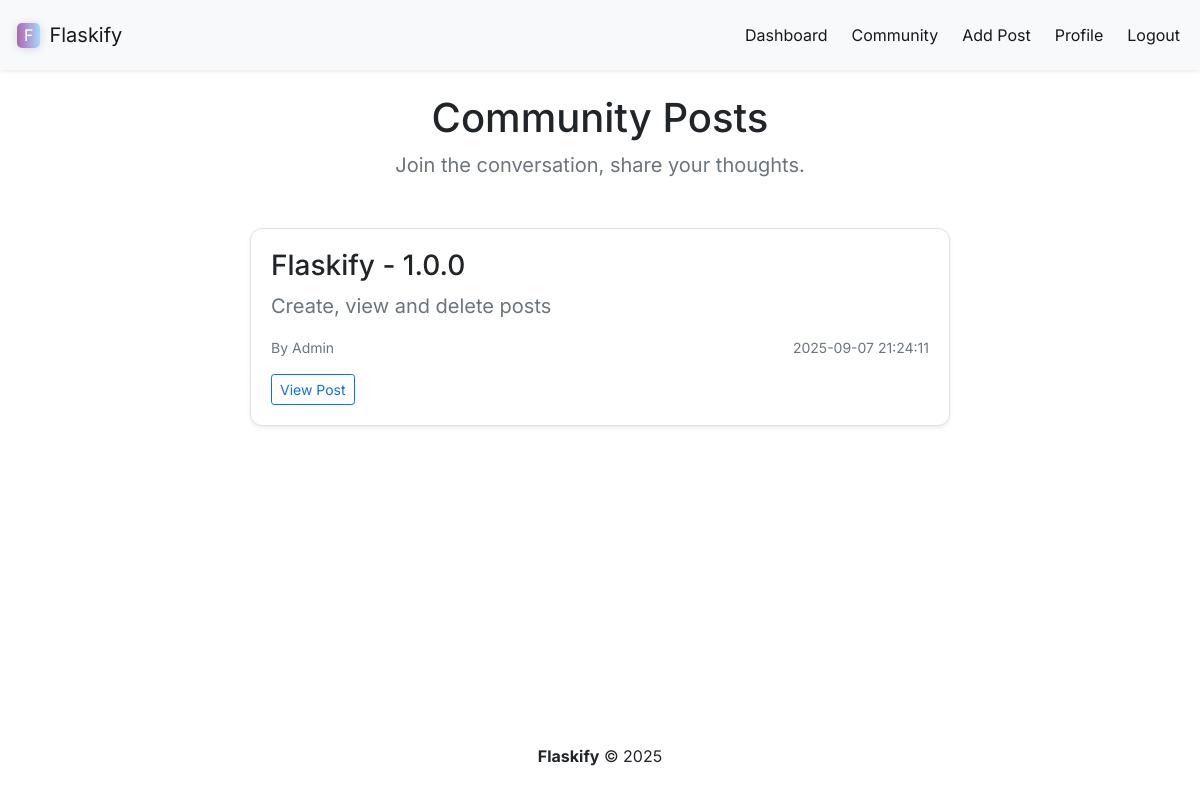
The app's page /posts (signed in), older data.
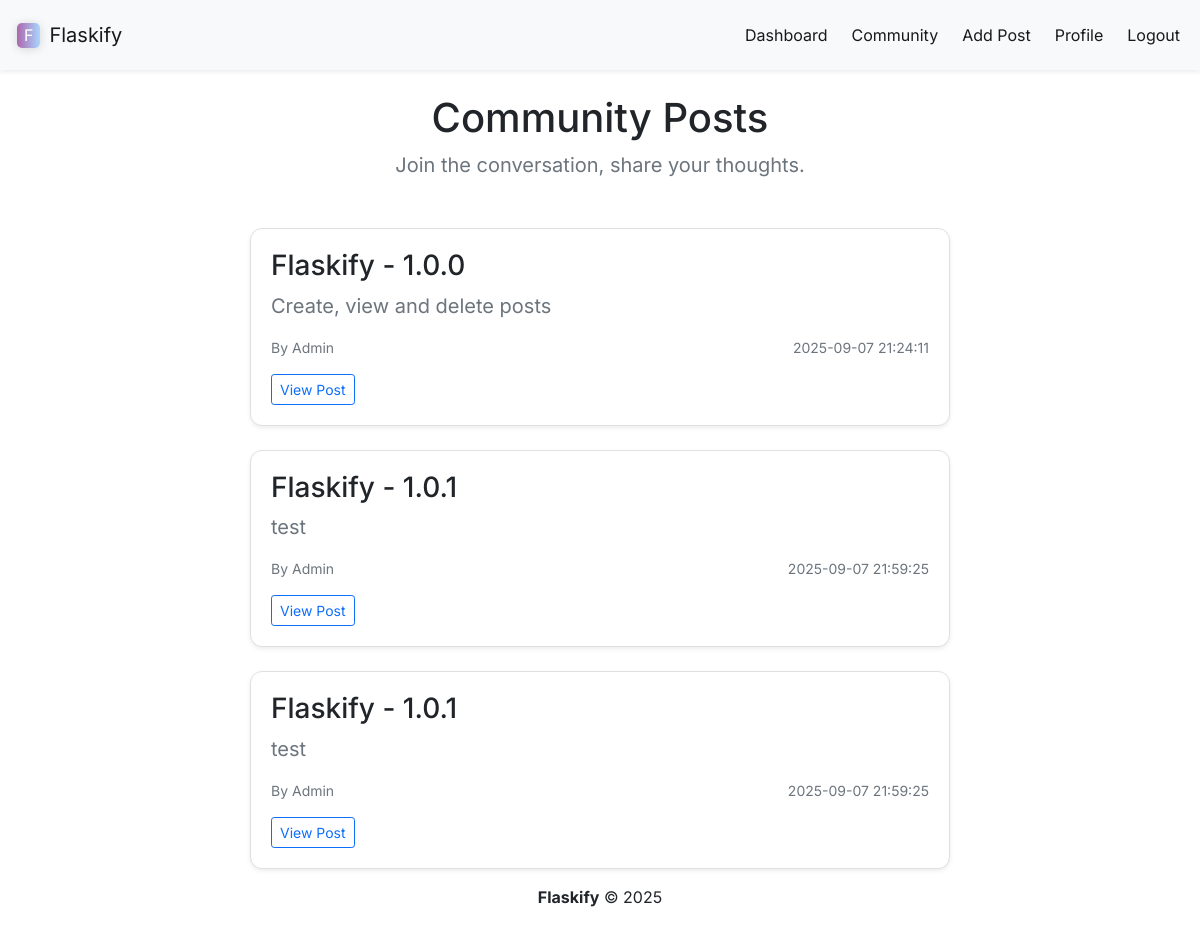
The same page, newer data.
### app.py (models this page shows)
class Posts(db.Model):
    id = db.Column(db.Integer, primary_key=True)
    title = db.Column(db.String(999))
    content = db.Column(db.Text)
    author = db.Column(db.String(999))
    date_posted = db.Column(db.DateTime, default=datetime.now(timezone.utc))
    slug = db.Column(db.String(255))

### app.py (the view)
@app.route('/posts')
@login_required
def posts():
    posts = Posts.query.order_by(Posts.date_posted)
    return render_template("posts.html", posts=posts)

### app.py (called while the page is built)
@login_manager.user_loader
def load_user(user_id):
    return Users.query.get(int(user_id))

### templates/posts.html
{% extends 'base.html' %}
{% block navigation_items %}
    <div class="collapse navbar-collapse" id="navbarSupportedContent">
        <ul class="navbar-nav ms-auto gap-2">
            <li class="nav-item">
                <a class="nav-link active" aria-current="page" href="{{url_for('dashboard')}}">Dashboard</a>
            </li>
            <li class="nav-item">
                <a class="nav-link active" aria-current="page" href="{{url_for('posts')}}">Community</a>
            </li>
            <li class="nav-item">
                <a class="nav-link active" aria-current="page" href="{{url_for('add_post')}}">Add Post</a>
            </li>
            <li class="nav-item">
                <a class="nav-link active" aria-current="page" href="{{url_for('profile')}}">Profile</a>
            </li>
            <li class="nav-item">
                <a class="nav-link active" aria-current="page" href="{{url_for('logout')}}">Logout</a>
            </li>
        </ul>
    </div>
{% endblock %}
{% block section %}
  <div class="text-center mb-5">
    <h1 class="font-for-text">Community Posts</h1>
    <p class="font-for-text text-muted fs-5">Join the conversation, share your thoughts.</p>
  </div>
  <div class="d-flex flex-column align-items-center gap-4 font-for-text">
    {% for post in posts %}
      <div class="post-container-styling bg-white shadow-sm">
        <h3 class="fw-semibold mb-2">{{ post.title }}</h3>
        <p class="fs-5 text-secondary mb-3">{{ post.content }}</p>
        <div class="d-flex justify-content-between text-muted small mb-3">
          <span>By {{ post.author }}</span>
          <span>{{ post.date_posted.strftime("%Y-%m-%d %H:%M:%S") }}</span>
        </div>
        <div class="d-flex flex-row gap-2">
            <div class="">
                <a class="btn btn-sm btn-outline-primary" href="{{ url_for('post', id=post.id) }}">
                    View Post
                </a>
            </div>
        </div>
      </div>
    {% endfor %}
  </div>
{% endblock %}

### templates/base.html (shortened to what this page needs)
<!DOCTYPE html>
<html lang="en">
<head>
    <link href="https://cdn.jsdelivr.net/npm/bootstrap@5.0.2/dist/css/bootstrap.min.css" rel="stylesheet">
    <link href="/static/style.css" rel="stylesheet">
</head>
<body class="d-flex flex-column min-vh-100">
    <nav class="navbar navbar-expand-lg navbar-light bg-light shadow-sm font-for-text" style="height: 70px;">
        <div class="container-fluid">
            <div class="d-flex align-items-center gap-1">
                <span class="logo-style text-white">F</span>
                <a class="navbar-brand">Flaskify</a>
            </div>
            {% block navigation_items %}
            {% endblock %}
        </div>
    </nav>
    <div class="container mt-4">
    {% block section %}
    {% endblock %}
    </div>
    <footer class="text-black mt-auto py-3" style="margin-top: 50px">
        <div class="container text-sm">
            <p class="text-center font-for-text"><strong>Flaskify</strong> &copy; {{ 2025 }}</p>
        </div>
    </footer>
</body>
</html>

### static/style.css (style rules this page uses)
.font-for-text { font-family: 'Inter'; }
.logo-style { margin-left: 5px; margin-right: 5px; padding-left: 7px; padding-right: 7px; padding-top: 0.5px; padding-bottom: 0.5px; border-radius: 5px; background: linear-gradient(90deg, rgb(173, 102, 173), rgb(169, 215, 255)); box-shadow: 0 1px 10px rgba(0, 0, 0, 0.15); }
a { text-decoration: none; color: inherit; }
.post-container-styling { border: 1px solid #e0e0e0; border-radius: 12px; padding: 20px; width: 100%; max-width: 700px; transition: transform 0.15s ease, box-shadow 0.15s ease; }

Row changes from the older to the newer data that the page shows:
added Posts: title "Flaskify - 1.0.1", content "test", author "Admin", date_posted "2025-09-07 21:59:25"
added Posts: title "Flaskify - 1.0.1", content "test", author "Admin", date_posted "2025-09-07 21:59:25"
